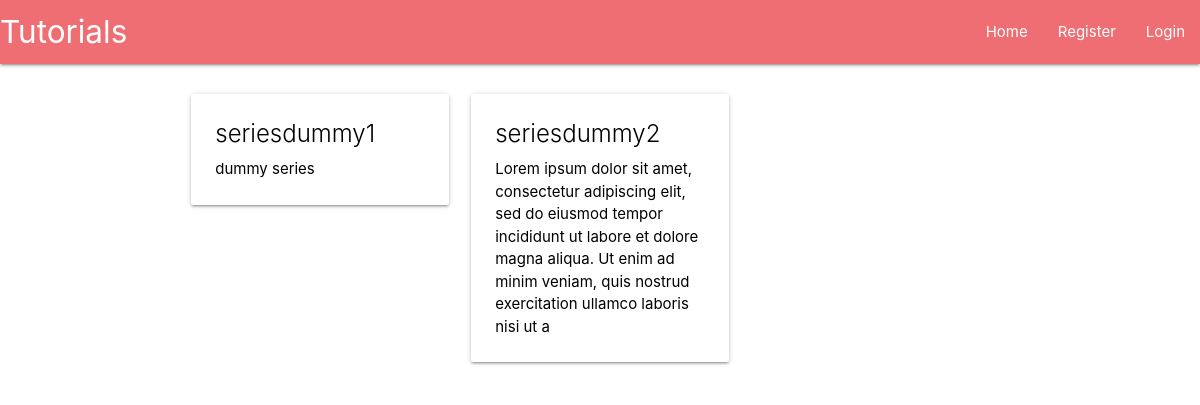
Page /dummy1 on the committed database.
### main/models.py (models this page shows, shortened)
class TutorialSeries(models.Model):
    tutorial_series = models.CharField(max_length=200)
    tutorial_category = models.ForeignKey(TutorialCategory, default=1, verbose_name="Category", on_delete=models.SET_DEFAULT)
    series_summary = models.CharField(max_length=200)
    class Meta:
        verbose_name_plural = "Series"

### main/views.py (the view)
# urls.py: path("<single_slug>", views.single_slug, name = "single_slug"), #Reads in single_slug as variable
def single_slug(request, single_slug): #From urls.py
    categories = [c.category_slug for c in TutorialCategory.objects.all()]
    if single_slug in categories:
        matching_series = TutorialSeries.objects.filter(tutorial_category__category_slug = single_slug)
        series_urls = {}
        for m in matching_series.all():
            part_one = Tutorial.objects.filter(tutorial_series__tutorial_series = m.tutorial_series).earliest('tutorial_published')
            series_urls[m] = part_one.tutorial_slug
        return render(request,
                      template_name = 'main/category.html',
                       context={"tutorial_series": matching_series,
                       "part_ones": series_urls})
    tutorials = [t.tutorial_slug for t in Tutorial.objects.all()]
    if single_slug in tutorials:
        return HttpResponse(f"{single_slug} is a tutorial")
    return HttpResponse(f"{single_slug} does not correspond to anything")

### main/templates/main/category.html
{% extends 'main/header.html' %}
{% block content %}
    <div class="row">
        {% for tut, partone in part_ones.items %}
            <div class="col s12 m6 l4">
                <a href="{{partone}}", style="color:#000">
                    <div class="card hoverable">
                        <div class="card-content">
                            <div class="card-title">{{tut.tutorial_series}}</div>
                            <p>{{tut.series_summary}}</p>
                        </div>
                    </div>
                </a>
            </div>
        {% endfor %}
    </div>
{% endblock %}

### main/templates/main/header.html (shortened to what this page needs)
<head>
  <link rel="stylesheet" href="https://cdnjs.cloudflare.com/ajax/libs/materialize/1.0.0/css/materialize.min.css">
</head>
<body>
  {% include 'main/includes/navbar.html' %}
  <div class = 'container'>
    <br>
    {% block content %}
    {% endblock %}
  </div>
</body>

### main/templates/main/includes/navbar.html
<nav>
  <div class="nav-wrapper">
    <a href="#" class="brand-logo">Tutorials</a>
    <ul id="nav-mobile" class="right hide-on-med-and-down">
      <li><a href="/">Home</a></li>
      {% if user.is_authenticated %}
        <li><a href="/account">{{user.username}}</a></li>
        <li><a href="/logout">Logout</a></li>
      {% else %}
        <li><a href="/register">Register</a></li>
        <li><a href="/login">Login</a></li>
      {% endif %}
    </ul>
  </div>
</nav>

### rows in the picture
TutorialSeries: tutorial_series "seriesdummy1", series_summary "dummy series"
TutorialSeries: tutorial_series "seriesdummy2", series_summary "Lorem ipsum dolor sit amet, consectetur adipiscing elit, sed do eiusmod tempor incididunt ut labore et dolore magna aliqua. Ut enim ad minim veniam, quis nostrud exercitation ullamco laboris nisi ut a"
